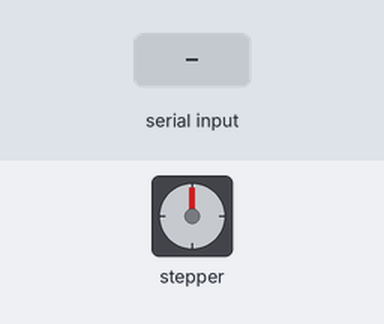
The sketch below on a simulated Arduino Due. Parts: stepper motor. Wiring (inferred from the names in the program): stepper motor driver (200 steps per turn assumed): step D35; direction D33; enable D31. Inputs (shaded band) come from the test bench.

Above: at 1.2 s.
1.3 s: "1" received over Serial
At 2.5 s:
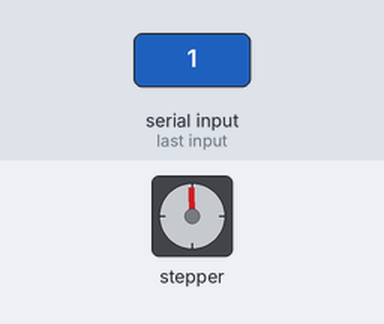
2.8 s: "0" received over Serial
At 3.7 s:
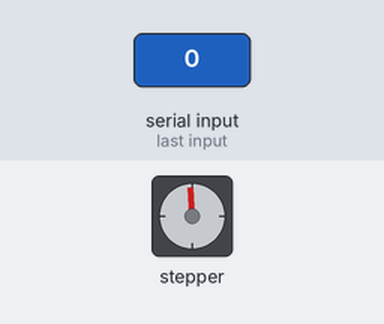
Timing chart, 0 to 5.8 s (numbered marks = the images above; inputs shaded):
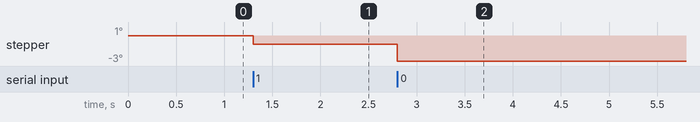

The sketch:

rotation_controller_code.ino
```cpp
//BIST 2018 - 10/05/18
//Rotation_controller_code (v1.0 alpha)
//NSF experiment stepper motor driver code for arduino due.
//Recieves input from PC via USBserial as instructions
//Outputs stepper motor controls

int ENA = 31;
int DIR = 33;
int PUL = 35;

void setup() {
//pin setup
pinMode(ENA, OUTPUT); // ENA: low - motor in free state, high - motor in control mode
pinMode(DIR, OUTPUT); // DIR: low - forwards, high - reverse
pinMode(PUL, OUTPUT); // PUL: pulse - once the driver sends a pulse, the motor moves a step
//initiate serial coms
SerialUSB.begin(9600);
digitalWrite(ENA, LOW);
digitalWrite(DIR, LOW);
digitalWrite(PUL, LOW);
}


void loop() {
  //Search for serial input
  if (SerialUSB.available() >= 1) {  //serial input found
      SerialUSB.read();
      SerialUSB.read(); // clear buffer of 2 bytes from MATLAB.
      //Forward 1 degree
      digitalWrite(PUL,HIGH);
      delayMicroseconds(10);
      digitalWrite(PUL,LOW);
      delayMicroseconds(10);
  }
}
```
